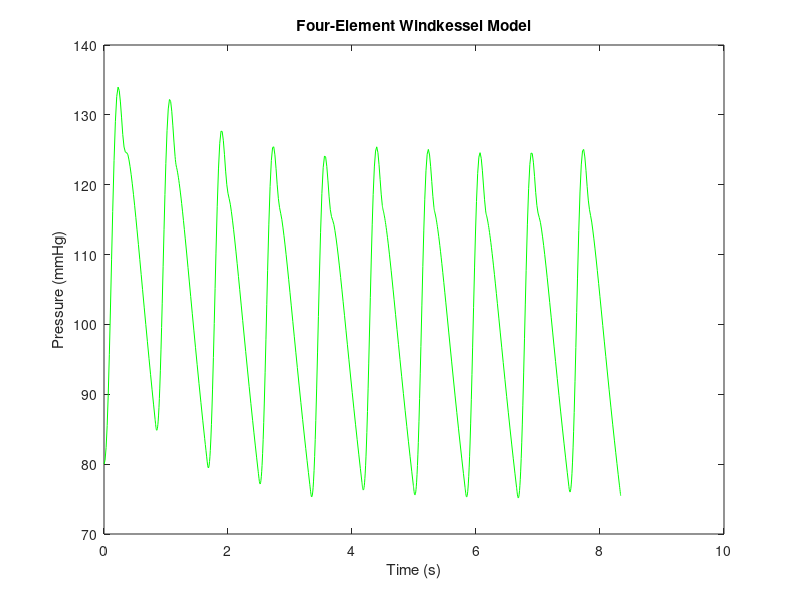

Here is the MATLAB script that generated this plot:
clear
clc


%Initial condition, do not change
I0 = 500;

%Cardiac period Tc and systolic duration Ts
Tc = 60/72;     
Ts = (2/5)*Tc;  

%Modify parameter here to change time span
time_span = 10;

%Modify parameters here to change pressure waveform
R = 1; C = 1; R1 = 0.05; L = 0.005;

% Input Signal Functions

%Blood flow function I(t)
I = @(t) I0*sin((pi*mod(t,Tc))/Ts).^2.*(mod(t,Tc)<=Ts);

%Blood flow first derivative  I'(t)
Idot = @(t) I0*2*sin(pi*mod(t,Tc)/Ts).*cos(pi*mod(t,Tc)/Ts)*pi/Ts.*(mod(t,Tc)<=Ts);

%Blood flow second derivative I"(t)
Idotdot = @(t) I0*2*(cos(pi*mod(t,Tc)/Ts).^2 - sin(pi*mod(t,Tc)/Ts).^2)*(pi/Ts)^2.*(mod(t,Tc)<=Ts);

% 4-element Windkessel ODE - formulation online somewhere
fun = @(t,y)[y(2);
    (Idotdot(t)*(R*L*C*R1)+Idot(t)*(L*(R+R1))+I(t)*(R*R1) - (y(2)*(C*R*R1+L)+y(1)*R1))/(L*C*R)];

% Initial conditions and time span 
y0 = [80; 0];
tspan = [0 time_span*Tc];

% Solve
[T,Y] = ode45(fun,tspan,y0);

% Plot pressure
plot(T,Y(:,1),'g')
xlabel('Time (s)')
ylabel('Pressure (mmHg)')
title('Four-Element Windkessel Model')

%Solution object can be opened to get voltage values
%Most likely exert the voltage in mV towards voltmeter